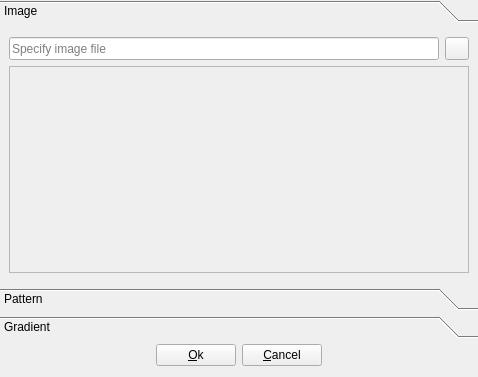
<?xml version="1.0" encoding="UTF-8"?>
<ui version="4.0">
 <class>BrushEditor</class>
 <widget class="QDialog" name="BrushEditor">
  <property name="geometry">
   <rect>
    <x>0</x>
    <y>0</y>
    <width>478</width>
    <height>377</height>
   </rect>
  </property>
  <property name="windowTitle">
   <string>Brush editor</string>
  </property>
  <layout class="QGridLayout" name="gridLayout">
   <property name="leftMargin">
    <number>0</number>
   </property>
   <property name="topMargin">
    <number>0</number>
   </property>
   <property name="rightMargin">
    <number>0</number>
   </property>
   <item row="1" column="0">
    <spacer name="horizontalSpacer1">
     <property name="orientation">
      <enum>Qt::Horizontal</enum>
     </property>
     <property name="sizeHint" stdset="0">
      <size>
       <width>158</width>
       <height>20</height>
      </size>
     </property>
    </spacer>
   </item>
   <item row="1" column="2">
    <widget class="QPushButton" name="pushButtonCancel">
     <property name="sizePolicy">
      <sizepolicy hsizetype="Minimum" vsizetype="Minimum">
       <horstretch>0</horstretch>
       <verstretch>0</verstretch>
      </sizepolicy>
     </property>
     <property name="toolTip">
      <string>Cancel brush editing</string>
     </property>
     <property name="text">
      <string>&amp;Cancel</string>
     </property>
     <property name="icon">
      <iconset resource="qmc2.qrc">
       <normaloff>:/data/img/no.png</normaloff>:/data/img/no.png</iconset>
     </property>
     <property name="autoDefault">
      <bool>false</bool>
     </property>
    </widget>
   </item>
   <item row="0" column="0" colspan="4">
    <widget class="QToolBox" name="toolBox">
     <property name="currentIndex">
      <number>0</number>
     </property>
     <widget class="QWidget" name="pageImage">
      <property name="geometry">
       <rect>
        <x>0</x>
        <y>0</y>
        <width>468</width>
        <height>259</height>
       </rect>
      </property>
      <attribute name="label">
       <string>Image</string>
      </attribute>
      <layout class="QGridLayout" name="gridLayout_2">
       <item row="0" column="0">
        <widget class="QLineEdit" name="lineEditImageFile">
         <property name="sizePolicy">
          <sizepolicy hsizetype="Expanding" vsizetype="Minimum">
           <horstretch>0</horstretch>
           <verstretch>0</verstretch>
          </sizepolicy>
         </property>
         <property name="toolTip">
          <string>Image file</string>
         </property>
         <property name="placeholderText">
          <string>Specify image file</string>
         </property>
        </widget>
       </item>
       <item row="0" column="1">
        <widget class="QToolButton" name="toolButtonBrowseImageFile">
         <property name="sizePolicy">
          <sizepolicy hsizetype="Fixed" vsizetype="Minimum">
           <horstretch>0</horstretch>
           <verstretch>0</verstretch>
          </sizepolicy>
         </property>
         <property name="toolTip">
          <string>Browse image file</string>
         </property>
         <property name="icon">
          <iconset resource="qmc2.qrc">
           <normaloff>:/data/img/fileopen.png</normaloff>:/data/img/fileopen.png</iconset>
         </property>
        </widget>
       </item>
       <item row="1" column="0" colspan="2">
        <widget class="QFrame" name="frameImagePreview">
         <property name="sizePolicy">
          <sizepolicy hsizetype="Preferred" vsizetype="Expanding">
           <horstretch>0</horstretch>
           <verstretch>0</verstretch>
          </sizepolicy>
         </property>
         <property name="toolTip">
          <string>Image preview</string>
         </property>
         <property name="frameShape">
          <enum>QFrame::StyledPanel</enum>
         </property>
         <property name="frameShadow">
          <enum>QFrame::Raised</enum>
         </property>
        </widget>
       </item>
      </layout>
     </widget>
     <widget class="QWidget" name="pagePattern">
      <property name="geometry">
       <rect>
        <x>0</x>
        <y>0</y>
        <width>468</width>
        <height>127</height>
       </rect>
      </property>
      <attribute name="label">
       <string>Pattern</string>
      </attribute>
      <layout class="QGridLayout" name="gridLayout_3">
       <item row="0" column="0">
        <widget class="QComboBox" name="comboBoxPatternType">
         <property name="toolTip">
          <string>Pattern type</string>
         </property>
         <item>
          <property name="text">
           <string notr="true">NoBrush</string>
          </property>
         </item>
         <item>
          <property name="text">
           <string notr="true">SolidPattern</string>
          </property>
         </item>
         <item>
          <property name="text">
           <string notr="true">Dense1Pattern</string>
          </property>
         </item>
         <item>
          <property name="text">
           <string notr="true">Dense2Pattern</string>
          </property>
         </item>
         <item>
          <property name="text">
           <string notr="true">Dense3Pattern</string>
          </property>
         </item>
         <item>
          <property name="text">
           <string notr="true">Dense4Pattern</string>
          </property>
         </item>
         <item>
          <property name="text">
           <string notr="true">Dense5Pattern</string>
          </property>
         </item>
         <item>
          <property name="text">
           <string notr="true">Dense6Pattern</string>
          </property>
         </item>
         <item>
          <property name="text">
           <string notr="true">Dense7Pattern</string>
          </property>
         </item>
         <item>
          <property name="text">
           <string notr="true">HorPattern</string>
          </property>
         </item>
         <item>
          <property name="text">
           <string notr="true">VerPattern</string>
          </property>
         </item>
         <item>
          <property name="text">
           <string notr="true">CrossPattern</string>
          </property>
         </item>
         <item>
          <property name="text">
           <string notr="true">BDiagPattern</string>
          </property>
         </item>
         <item>
          <property name="text">
           <string notr="true">FDiagPattern</string>
          </property>
         </item>
         <item>
          <property name="text">
           <string notr="true">DiagCrossPattern</string>
          </property>
         </item>
         <item>
          <property name="text">
           <string notr="true">TexturePattern</string>
          </property>
         </item>
        </widget>
       </item>
       <item row="0" column="1">
        <widget class="QLineEdit" name="lineEditTextureImage">
         <property name="enabled">
          <bool>false</bool>
         </property>
         <property name="sizePolicy">
          <sizepolicy hsizetype="Expanding" vsizetype="Minimum">
           <horstretch>0</horstretch>
           <verstretch>0</verstretch>
          </sizepolicy>
         </property>
         <property name="toolTip">
          <string>Pattern texture image file</string>
         </property>
         <property name="placeholderText">
          <string>Specify texture image file</string>
         </property>
        </widget>
       </item>
       <item row="0" column="2">
        <widget class="QToolButton" name="toolButtonBrowseTextureImage">
         <property name="enabled">
          <bool>false</bool>
         </property>
         <property name="sizePolicy">
          <sizepolicy hsizetype="Fixed" vsizetype="Minimum">
           <horstretch>0</horstretch>
           <verstretch>0</verstretch>
          </sizepolicy>
         </property>
         <property name="toolTip">
          <string>Browse pattern texture image file</string>
         </property>
         <property name="icon">
          <iconset resource="qmc2.qrc">
           <normaloff>:/data/img/fileopen.png</normaloff>:/data/img/fileopen.png</iconset>
         </property>
        </widget>
       </item>
       <item row="1" column="0" colspan="3">
        <widget class="QFrame" name="framePatternPreview">
         <property name="sizePolicy">
          <sizepolicy hsizetype="Preferred" vsizetype="Expanding">
           <horstretch>0</horstretch>
           <verstretch>0</verstretch>
          </sizepolicy>
         </property>
         <property name="toolTip">
          <string>Pattern preview</string>
         </property>
         <property name="frameShape">
          <enum>QFrame::StyledPanel</enum>
         </property>
         <property name="frameShadow">
          <enum>QFrame::Raised</enum>
         </property>
        </widget>
       </item>
      </layout>
     </widget>
     <widget class="QWidget" name="pageGradient">
      <property name="geometry">
       <rect>
        <x>0</x>
        <y>0</y>
        <width>468</width>
        <height>195</height>
       </rect>
      </property>
      <attribute name="label">
       <string>Gradient</string>
      </attribute>
      <layout class="QGridLayout" name="gridLayout_4">
       <item row="0" column="0">
        <widget class="QComboBox" name="comboBoxGradientType">
         <property name="toolTip">
          <string>Gradient type</string>
         </property>
         <item>
          <property name="text">
           <string notr="true">Linear</string>
          </property>
         </item>
         <item>
          <property name="text">
           <string notr="true">Radial</string>
          </property>
         </item>
         <item>
          <property name="text">
           <string notr="true">Conical</string>
          </property>
         </item>
        </widget>
       </item>
       <item row="0" column="1">
        <widget class="QToolButton" name="toolButtonAddColorStop">
         <property name="sizePolicy">
          <sizepolicy hsizetype="Fixed" vsizetype="Minimum">
           <horstretch>0</horstretch>
           <verstretch>0</verstretch>
          </sizepolicy>
         </property>
         <property name="toolTip">
          <string>Add color-stop</string>
         </property>
         <property name="icon">
          <iconset resource="qmc2.qrc">
           <normaloff>:/data/img/plus.png</normaloff>:/data/img/plus.png</iconset>
         </property>
        </widget>
       </item>
       <item row="0" column="2">
        <widget class="QToolButton" name="toolButtonRemoveColorStop">
         <property name="enabled">
          <bool>false</bool>
         </property>
         <property name="sizePolicy">
          <sizepolicy hsizetype="Fixed" vsizetype="Minimum">
           <horstretch>0</horstretch>
           <verstretch>0</verstretch>
          </sizepolicy>
         </property>
         <property name="toolTip">
          <string>Remove color-stop</string>
         </property>
         <property name="icon">
          <iconset resource="qmc2.qrc">
           <normaloff>:/data/img/minus.png</normaloff>:/data/img/minus.png</iconset>
         </property>
        </widget>
       </item>
       <item row="0" column="3" rowspan="2">
        <widget class="QFrame" name="frameGradientPreview">
         <property name="sizePolicy">
          <sizepolicy hsizetype="Expanding" vsizetype="Expanding">
           <horstretch>0</horstretch>
           <verstretch>0</verstretch>
          </sizepolicy>
         </property>
         <property name="toolTip">
          <string>Gradient preview</string>
         </property>
         <property name="frameShape">
          <enum>QFrame::StyledPanel</enum>
         </property>
         <property name="frameShadow">
          <enum>QFrame::Raised</enum>
         </property>
        </widget>
       </item>
       <item row="1" column="0" colspan="3">
        <widget class="QTreeWidget" name="treeWidgetColorStops">
         <property name="sizePolicy">
          <sizepolicy hsizetype="Preferred" vsizetype="Expanding">
           <horstretch>0</horstretch>
           <verstretch>0</verstretch>
          </sizepolicy>
         </property>
         <property name="dragDropMode">
          <enum>QAbstractItemView::InternalMove</enum>
         </property>
         <property name="rootIsDecorated">
          <bool>false</bool>
         </property>
         <property name="expandsOnDoubleClick">
          <bool>false</bool>
         </property>
         <column>
          <property name="text">
           <string>Stop</string>
          </property>
         </column>
         <column>
          <property name="text">
           <string>Color</string>
          </property>
         </column>
        </widget>
       </item>
      </layout>
     </widget>
    </widget>
   </item>
   <item row="1" column="1">
    <widget class="QPushButton" name="pushButtonOk">
     <property name="sizePolicy">
      <sizepolicy hsizetype="Minimum" vsizetype="Minimum">
       <horstretch>0</horstretch>
       <verstretch>0</verstretch>
      </sizepolicy>
     </property>
     <property name="toolTip">
      <string>Accept brush</string>
     </property>
     <property name="text">
      <string>&amp;Ok</string>
     </property>
     <property name="icon">
      <iconset resource="qmc2.qrc">
       <normaloff>:/data/img/yes.png</normaloff>:/data/img/yes.png</iconset>
     </property>
     <property name="autoDefault">
      <bool>false</bool>
     </property>
    </widget>
   </item>
   <item row="1" column="3">
    <spacer name="horizontalSpacer2">
     <property name="orientation">
      <enum>Qt::Horizontal</enum>
     </property>
     <property name="sizeHint" stdset="0">
      <size>
       <width>157</width>
       <height>20</height>
      </size>
     </property>
    </spacer>
   </item>
  </layout>
 </widget>
 <tabstops>
  <tabstop>lineEditImageFile</tabstop>
  <tabstop>toolButtonBrowseImageFile</tabstop>
  <tabstop>comboBoxPatternType</tabstop>
  <tabstop>lineEditTextureImage</tabstop>
  <tabstop>toolButtonBrowseTextureImage</tabstop>
  <tabstop>comboBoxGradientType</tabstop>
  <tabstop>toolButtonAddColorStop</tabstop>
  <tabstop>toolButtonRemoveColorStop</tabstop>
  <tabstop>treeWidgetColorStops</tabstop>
  <tabstop>pushButtonOk</tabstop>
  <tabstop>pushButtonCancel</tabstop>
 </tabstops>
 <resources>
  <include location="qmc2.qrc"/>
 </resources>
 <connections/>
</ui>
